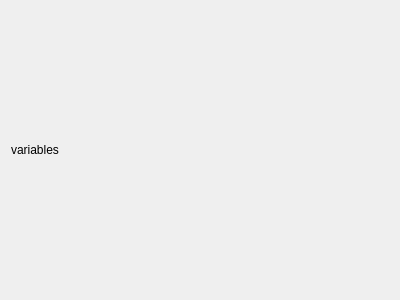
<?xml version="1.0" encoding="UTF-8"?>
<ui version="4.0">
 <class>GraphView</class>
 <widget class="QDialog" name="GraphView">
  <property name="geometry">
   <rect>
    <x>0</x>
    <y>0</y>
    <width>400</width>
    <height>300</height>
   </rect>
  </property>
  <property name="windowTitle">
   <string>Dialog</string>
  </property>
  <layout class="QHBoxLayout" name="mainLayout">
   <item>
    <layout class="QVBoxLayout" name="varsLayout">
     <item>
      <widget class="QLabel" name="varLabel">
       <property name="text">
        <string>variables</string>
       </property>
      </widget>
     </item>
    </layout>
   </item>
  </layout>
 </widget>
 <resources/>
 <connections/>
</ui>
